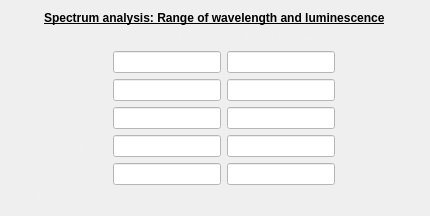
      <widget class="QWidget" name="tab_4">
       <attribute name="title">
        <string>Regions</string>
       </attribute>
       <layout class="QGridLayout" name="gridLayout_7">
        <item row="1" column="0">
         <layout class="QGridLayout" name="gridLayout">
          <item row="0" column="2" alignment="Qt::AlignHCenter|Qt::AlignBottom">
           <widget class="QLabel" name="label_13">
            <property name="styleSheet">
             <string notr="true">color: rgb(240, 240, 240);</string>
            </property>
            <property name="text">
             <string>UpperLimit (nm)</string>
            </property>
           </widget>
          </item>
          <item row="3" column="1" alignment="Qt::AlignHCenter">
           <widget class="PyDMLineEdit" name="leLower3">
            <property name="enabled">
             <bool>true</bool>
            </property>
            <property name="toolTip">
             <string/>
            </property>
            <property name="whatsThis">
             <string/>
            </property>
            <property name="styleSheet">
             <string notr="true">background-color: rgb(255, 255, 255);
color: rgb(65, 65, 65);</string>
            </property>
            <property name="maxLength">
             <number>7</number>
            </property>
            <property name="alarmSensitiveBorder" stdset="0">
             <bool>false</bool>
            </property>
           </widget>
          </item>
          <item row="4" column="1" alignment="Qt::AlignHCenter">
           <widget class="PyDMLineEdit" name="leLower4">
            <property name="enabled">
             <bool>true</bool>
            </property>
            <property name="toolTip">
             <string/>
            </property>
            <property name="whatsThis">
             <string/>
            </property>
            <property name="styleSheet">
             <string notr="true">background-color: rgb(255, 255, 255);
color: rgb(65, 65, 65);</string>
            </property>
            <property name="maxLength">
             <number>7</number>
            </property>
            <property name="alarmSensitiveBorder" stdset="0">
             <bool>false</bool>
            </property>
           </widget>
          </item>
          <item row="2" column="1" alignment="Qt::AlignHCenter">
           <widget class="PyDMLineEdit" name="leLower2">
            <property name="enabled">
             <bool>true</bool>
            </property>
            <property name="toolTip">
             <string/>
            </property>
            <property name="whatsThis">
             <string/>
            </property>
            <property name="styleSheet">
             <string notr="true">background-color: rgb(255, 255, 255);
color: rgb(65, 65, 65);</string>
            </property>
            <property name="maxLength">
             <number>7</number>
            </property>
            <property name="alarmSensitiveBorder" stdset="0">
             <bool>false</bool>
            </property>
            <property name="channel" stdset="0">
             <string/>
            </property>
           </widget>
          </item>
          <item row="5" column="3" alignment="Qt::AlignHCenter">
           <widget class="PyDMLabel" name="lblLuminescence5">
            <property name="toolTip">
             <string/>
            </property>
            <property name="whatsThis">
             <string/>
            </property>
            <property name="styleSheet">
             <string notr="true">color: rgb(240, 240, 240);</string>
            </property>
           </widget>
          </item>
          <item row="5" column="1" alignment="Qt::AlignHCenter">
           <widget class="PyDMLineEdit" name="leLower5">
            <property name="enabled">
             <bool>true</bool>
            </property>
            <property name="toolTip">
             <string/>
            </property>
            <property name="whatsThis">
             <string/>
            </property>
            <property name="styleSheet">
             <string notr="true">background-color: rgb(255, 255, 255);
color: rgb(65, 65, 65);</string>
            </property>
            <property name="maxLength">
             <number>7</number>
            </property>
            <property name="alarmSensitiveBorder" stdset="0">
             <bool>false</bool>
            </property>
           </widget>
          </item>
          <item row="5" column="0" alignment="Qt::AlignHCenter">
           <widget class="QLabel" name="label_16">
            <property name="styleSheet">
             <string notr="true">color: rgb(240, 240, 240);</string>
            </property>
            <property name="text">
             <string>Region 5</string>
            </property>
           </widget>
          </item>
          <item row="4" column="0" alignment="Qt::AlignHCenter">
           <widget class="QLabel" name="label_15">
            <property name="styleSheet">
             <string notr="true">color: rgb(240, 240, 240);</string>
            </property>
            <property name="text">
             <string>Region 4</string>
            </property>
           </widget>
          </item>
          <item row="2" column="3" alignment="Qt::AlignHCenter">
           <widget class="PyDMLabel" name="lblLuminescence2">
            <property name="toolTip">
             <string/>
            </property>
            <property name="whatsThis">
             <string/>
            </property>
            <property name="styleSheet">
             <string notr="true">color: rgb(240, 240, 240);</string>
            </property>
           </widget>
          </item>
          <item row="1" column="1" alignment="Qt::AlignHCenter">
           <widget class="PyDMLineEdit" name="leLower1">
            <property name="enabled">
             <bool>true</bool>
            </property>
            <property name="toolTip">
             <string/>
            </property>
            <property name="whatsThis">
             <string/>
            </property>
            <property name="styleSheet">
             <string notr="true">background-color: rgb(255, 255, 255);
color: rgb(65, 65, 65);</string>
            </property>
            <property name="maxLength">
             <number>7</number>
            </property>
            <property name="alarmSensitiveBorder" stdset="0">
             <bool>false</bool>
            </property>
            <property name="channel" stdset="0">
             <string/>
            </property>
            <property name="usePrecision" stdset="0">
             <bool>false</bool>
            </property>
           </widget>
          </item>
          <item row="3" column="3" alignment="Qt::AlignHCenter">
           <widget class="PyDMLabel" name="lblLuminescence3">
            <property name="toolTip">
             <string/>
            </property>
            <property name="whatsThis">
             <string/>
            </property>
            <property name="styleSheet">
             <string notr="true">color: rgb(240, 240, 240);</string>
            </property>
           </widget>
          </item>
          <item row="2" column="0" alignment="Qt::AlignHCenter">
           <widget class="QLabel" name="label_11">
            <property name="styleSheet">
             <string notr="true">color: rgb(240, 240, 240);</string>
            </property>
            <property name="text">
             <string>Region 2</string>
            </property>
           </widget>
          </item>
          <item row="3" column="2" alignment="Qt::AlignHCenter">
           <widget class="PyDMLineEdit" name="leUpper3">
            <property name="enabled">
             <bool>true</bool>
            </property>
            <property name="toolTip">
             <string/>
            </property>
            <property name="whatsThis">
             <string/>
            </property>
            <property name="styleSheet">
             <string notr="true">background-color: rgb(255, 255, 255);
color: rgb(65, 65, 65);</string>
            </property>
            <property name="maxLength">
             <number>7</number>
            </property>
            <property name="alarmSensitiveBorder" stdset="0">
             <bool>false</bool>
            </property>
           </widget>
          </item>
          <item row="0" column="3" alignment="Qt::AlignHCenter|Qt::AlignBottom">
           <widget class="QLabel" name="label_17">
            <property name="styleSheet">
             <string notr="true">color: rgb(240, 240, 240);</string>
            </property>
            <property name="text">
             <string>Luminescence</string>
            </property>
           </widget>
          </item>
          <item row="5" column="2" alignment="Qt::AlignHCenter">
           <widget class="PyDMLineEdit" name="leUpper5">
            <property name="enabled">
             <bool>true</bool>
            </property>
            <property name="toolTip">
             <string/>
            </property>
            <property name="whatsThis">
             <string/>
            </property>
            <property name="styleSheet">
             <string notr="true">background-color: rgb(255, 255, 255);
color: rgb(65, 65, 65);</string>
            </property>
            <property name="maxLength">
             <number>7</number>
            </property>
            <property name="alarmSensitiveBorder" stdset="0">
             <bool>false</bool>
            </property>
           </widget>
          </item>
          <item row="0" column="1" alignment="Qt::AlignHCenter|Qt::AlignBottom">
           <widget class="QLabel" name="label_12">
            <property name="styleSheet">
             <string notr="true">color: rgb(240, 240, 240);</string>
            </property>
            <property name="text">
             <string>LowerLimit (nm)</string>
            </property>
           </widget>
          </item>
          <item row="1" column="3" alignment="Qt::AlignHCenter">
           <widget class="PyDMLabel" name="lblLuminescence1">
            <property name="toolTip">
             <string/>
            </property>
            <property name="whatsThis">
             <string/>
            </property>
            <property name="styleSheet">
             <string notr="true">color: rgb(240, 240, 240);</string>
            </property>
            <property name="channel" stdset="0">
             <string/>
            </property>
           </widget>
          </item>
          <item row="6" column="3" alignment="Qt::AlignHCenter">
           <widget class="PyDMLabel" name="lblLuminescenceTotal">
            <property name="toolTip">
             <string/>
            </property>
            <property name="whatsThis">
             <string/>
            </property>
            <property name="styleSheet">
             <string notr="true">color: rgb(240, 240, 240);</string>
            </property>
           </widget>
          </item>
          <item row="3" column="0" alignment="Qt::AlignHCenter">
           <widget class="QLabel" name="label_14">
            <property name="styleSheet">
             <string notr="true">color: rgb(240, 240, 240);</string>
            </property>
            <property name="text">
             <string>Region 3</string>
            </property>
           </widget>
          </item>
          <item row="2" column="2" alignment="Qt::AlignHCenter">
           <widget class="PyDMLineEdit" name="leUpper2">
            <property name="enabled">
             <bool>true</bool>
            </property>
            <property name="toolTip">
             <string/>
            </property>
            <property name="whatsThis">
             <string/>
            </property>
            <property name="styleSheet">
             <string notr="true">background-color: rgb(255, 255, 255);
color: rgb(65, 65, 65);</string>
            </property>
            <property name="maxLength">
             <number>7</number>
            </property>
            <property name="alarmSensitiveBorder" stdset="0">
             <bool>false</bool>
            </property>
           </widget>
          </item>
          <item row="4" column="3" alignment="Qt::AlignHCenter">
           <widget class="PyDMLabel" name="lblLuminescence4">
            <property name="toolTip">
             <string/>
            </property>
            <property name="whatsThis">
             <string/>
            </property>
            <property name="styleSheet">
             <string notr="true">color: rgb(240, 240, 240);</string>
            </property>
           </widget>
          </item>
          <item row="1" column="2" alignment="Qt::AlignHCenter">
           <widget class="PyDMLineEdit" name="leUpper1">
            <property name="enabled">
             <bool>true</bool>
            </property>
            <property name="toolTip">
             <string/>
            </property>
            <property name="whatsThis">
             <string/>
            </property>
            <property name="styleSheet">
             <string notr="true">background-color: rgb(255, 255, 255);
color: rgb(65, 65, 65);</string>
            </property>
            <property name="maxLength">
             <number>7</number>
            </property>
            <property name="alarmSensitiveBorder" stdset="0">
             <bool>false</bool>
            </property>
            <property name="channel" stdset="0">
             <string/>
            </property>
           </widget>
          </item>
          <item row="4" column="2" alignment="Qt::AlignHCenter">
           <widget class="PyDMLineEdit" name="leUpper4">
            <property name="enabled">
             <bool>true</bool>
            </property>
            <property name="toolTip">
             <string/>
            </property>
            <property name="whatsThis">
             <string/>
            </property>
            <property name="styleSheet">
             <string notr="true">background-color: rgb(255, 255, 255);
color: rgb(65, 65, 65);</string>
            </property>
            <property name="maxLength">
             <number>7</number>
            </property>
            <property name="alarmSensitiveBorder" stdset="0">
             <bool>false</bool>
            </property>
           </widget>
          </item>
          <item row="0" column="0" alignment="Qt::AlignHCenter|Qt::AlignBottom">
           <widget class="QLabel" name="label_9">
            <property name="styleSheet">
             <string notr="true">color: rgb(240, 240, 240);</string>
            </property>
            <property name="text">
             <string>Region of Interest</string>
            </property>
           </widget>
          </item>
          <item row="1" column="0" alignment="Qt::AlignHCenter">
           <widget class="QLabel" name="label_10">
            <property name="styleSheet">
             <string notr="true">color: rgb(240, 240, 240);</string>
            </property>
            <property name="text">
             <string>Region 1</string>
            </property>
           </widget>
          </item>
          <item row="6" column="0" alignment="Qt::AlignHCenter">
           <widget class="QLabel" name="label_18">
            <property name="styleSheet">
             <string notr="true">color: rgb(240, 240, 240);</string>
            </property>
            <property name="text">
             <string>Full Spectrum</string>
            </property>
           </widget>
          </item>
         </layout>
        </item>
        <item row="0" column="0" alignment="Qt::AlignHCenter">
         <widget class="QLabel" name="label_31">
          <property name="font">
           <font>
            <weight>75</weight>
            <bold>true</bold>
            <underline>true</underline>
           </font>
          </property>
          <property name="text">
           <string>Spectrum analysis: Range of wavelength and luminescence</string>
          </property>
         </widget>
        </item>
       </layout>
      </widget>
